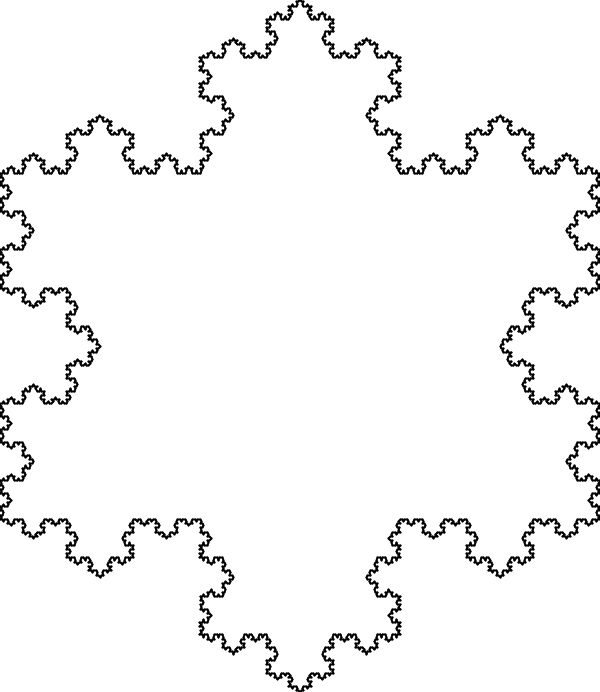
Frame 1 (no input)
Frame 60 (the mouse pressed at the canvas centre just before this capture): identical to frame 1, image omitted
Frame 120 (the mouse held since frame 60 and released just before this capture): identical to frame 1, image omitted

The Processing sketch that drew this single still picture (run headless with seeded random() and noise(); from frame 60 on, the mouse is pressed at the canvas centre):

// Processing sketch: Exercise_8_02_KochSnowFlake
// ── Exercise_8_02_KochSnowFlake.pde
// The Nature of Code
// Daniel Shiffman
// http://natureofcode.com

// Koch Snowflake

// Renders a simple fractal, the Koch snowflake
// Each recursive level drawn in sequence

ArrayList<KochLine> lines  ;   // A list to keep track of all the lines

void setup() {
  size(600, 692);
  background(255);
  lines = new ArrayList<KochLine>();
  PVector a   = new PVector(0, 173);
  PVector b   = new PVector(width, 173);
  PVector c   = new PVector(width/2, 173+width*cos(radians(30)));
  
  // Starting with additional lines
  lines.add(new KochLine(a, b));
  lines.add(new KochLine(b, c));
  lines.add(new KochLine(c, a));
  
  for (int i = 0; i < 5; i++) {
    generate();
  }
}

void draw() {
  background(255);
  for (KochLine l : lines) {
    l.display();
  }
}

void generate() {
  ArrayList next = new ArrayList<KochLine>();    // Create emtpy list
  for (KochLine l : lines) {
    // Calculate 5 koch PVectors (done for us by the line object)
    PVector a = l.kochA();                 
    PVector b = l.kochB();
    PVector c = l.kochC();
    PVector d = l.kochD();
    PVector e = l.kochE();
    // Make line segments between all the PVectors and add them
    next.add(new KochLine(a, b));
    next.add(new KochLine(b, c));
    next.add(new KochLine(c, d));
    next.add(new KochLine(d, e));
  }
  lines = next;
}
// ── KochLine.pde
// The Nature of Code
// Daniel Shiffman
// http://natureofcode.com

// Koch Curve

// A class to describe one line segment in the fractal
// Includes methods to calculate midPVectors along the line according to the Koch algorithm

class KochLine {

  // Two PVectors,
  // a is the "left" PVector and 
  // b is the "right PVector
  PVector start;
  PVector end;

  KochLine(PVector a, PVector b) {
    start = a.get();
    end = b.get();
  }

  void display() {
    stroke(0);
    strokeWeight(2);
    line(start.x, start.y, end.x, end.y);
  }

  PVector kochA() {
    return start.get();
  }


  // This is easy, just 1/3 of the way
  PVector kochB() {
    PVector v = PVector.sub(end, start);
    v.div(3);
    v.add(start);
    return v;
  }    

  // More complicated, have to use a little trig to figure out where this PVector is!
  PVector kochC() {
    PVector a = start.get(); // Start at the beginning
    
    PVector v = PVector.sub(end, start);
    v.div(3);
    a.add(v);  // Move to point B

    rotate(v, -radians(60)); // Rotate 60 degrees
    a.add(v);  // Move to point C

    return a;
  }    

  // Easy, just 2/3 of the way
  PVector kochD() {
    PVector v = PVector.sub(end, start);
    v.mult(2/3.0);
    v.add(start);
    return v;
  }

  PVector kochE() {
    return end.get();
  }
}

public void rotate(PVector v, float theta) {
  float xTemp = v.x;
  // Might need to check for rounding errors like with angleBetween function?
  v.x = v.x*PApplet.cos(theta) - v.y*PApplet.sin(theta);
  v.y = xTemp*PApplet.sin(theta) + v.y*PApplet.cos(theta);
}
